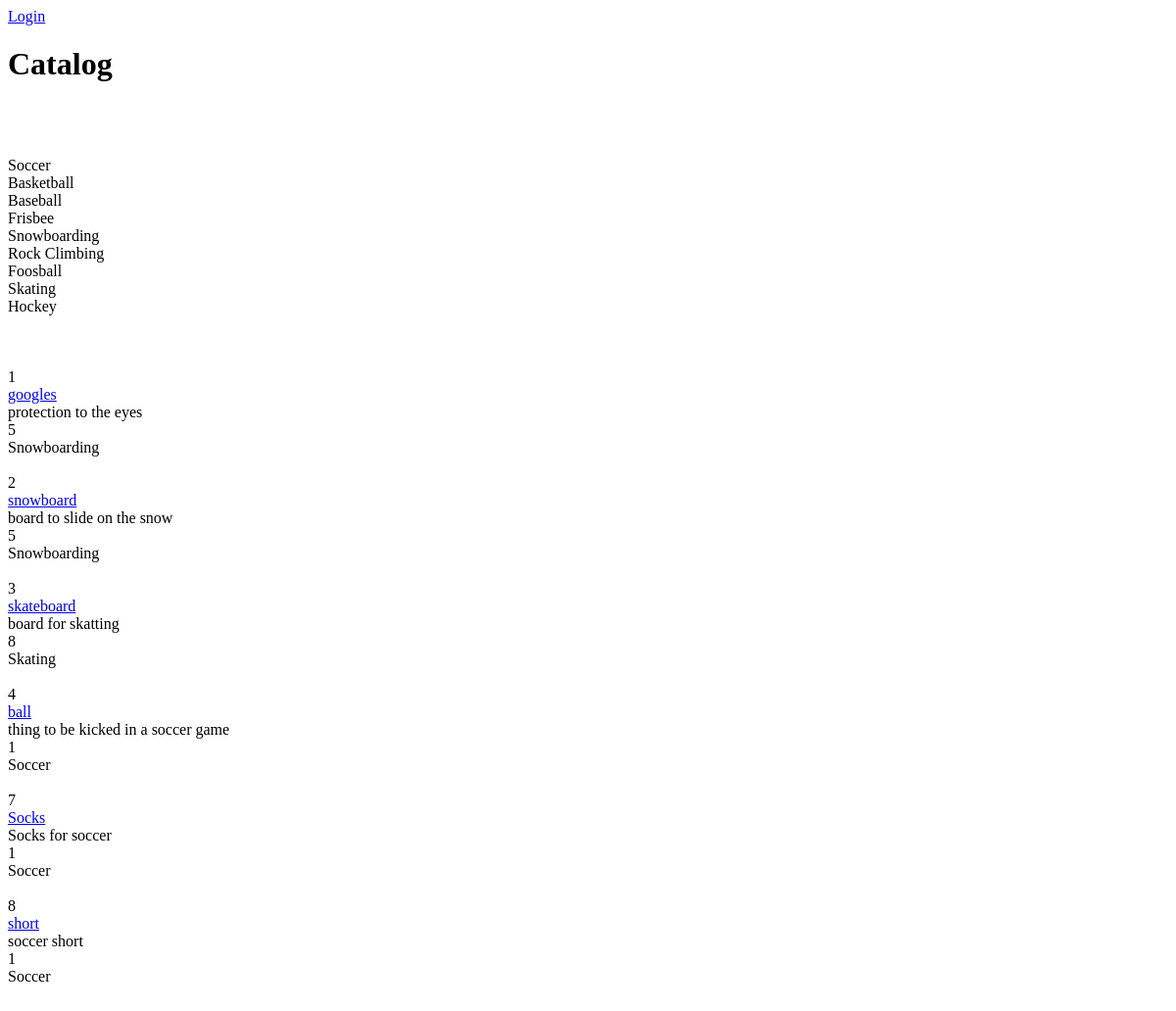
The app's page /catalog, older data.
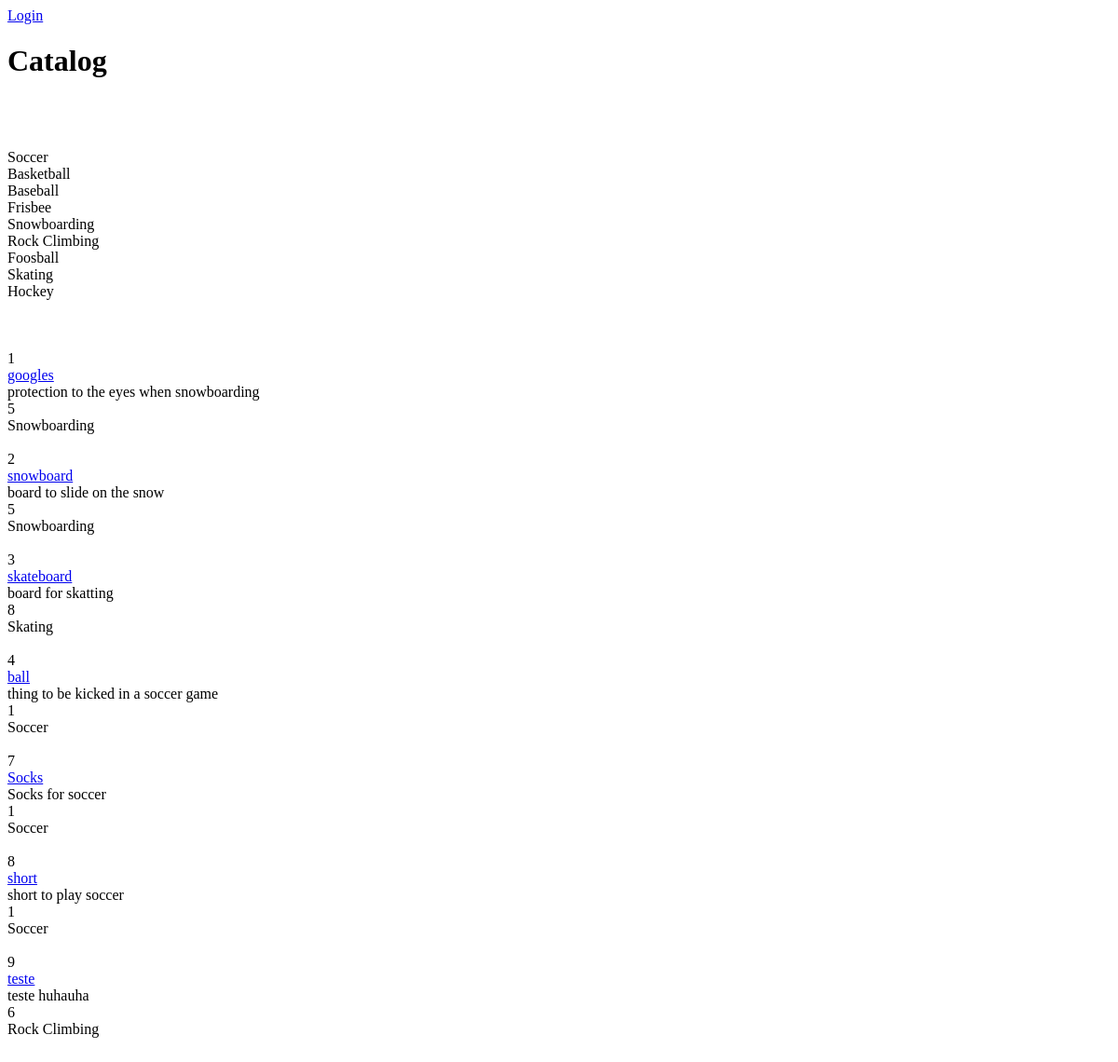
The same page, newer data.
### models.py (models this page shows, shortened)
class Category(Base):
    __tablename__ = 'category'
    id = Column(Integer, primary_key=True)
    name = Column(String, nullable=False)

class Item(Base):
    __tablename__ = 'item'
    id = Column(Integer, primary_key=True)
    title = Column(String, nullable=False)
    description = Column(String)
    cat_id = Column(Integer, ForeignKey('category.id'))
    category = relationship(Category)

### catalogApp.py (the view)
@app.route("/")
@app.route("/catalog")
def showCatalog():
    engine = create_engine('sqlite:///catalog.db')
    Base.metadata.bind = engine
    DBSession = sessionmaker(bind=engine)
    session = DBSession()
    categories = session.query(Category).all()
    items = session.query(Item).all()
    engine.dispose()
    return render_template('catalog.html', categories=categories, items=items)

### templates/catalog.html (shortened to what this page needs)
<html>
<head>
</head>
<body>
  <div class="header">
    <a href={{url_for('showLogin')}}>Login</a>
    <h1>Catalog</h1>
  </div>
  {% for category in categories %}
  {{category.name}}
  {% endfor %}
  {% for item in items %}
  {{item.id}}
  <a href="{{url_for('showItem', category_id=item.cat_id, item_id=item.id)}}">{{item.title}}</a>
  {{item.description}}
  {{item.cat_id}}
  {{item.category.name}}
  {% endfor %}
</body>
</html>

Row changes from the older to the newer data that the page shows:
changed Item "googles": description "protection to the eyes" → "protection to the eyes when snowboarding"
changed Item "short": description "soccer short" → "short to play soccer"
added Item: id "9", title "teste", description "teste huhauha", cat_id "6", category.name "Rock Climbing"
